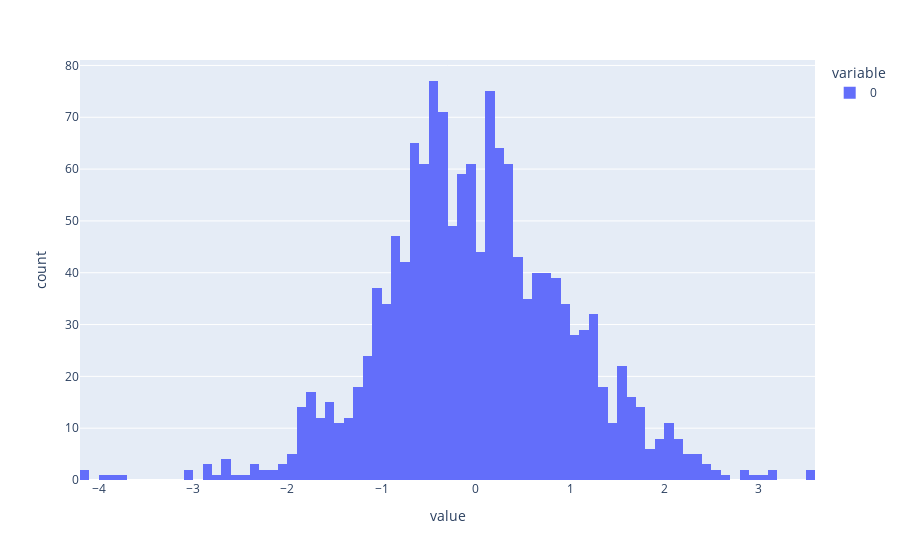

This figure's notebook cell:
### Code cell
power = preprocessing.PowerTransformer(method="box-cox")
power.fit_transform(df[["SalePrice"]])
px.histogram(power.fit_transform(df[["SalePrice"]]))

### Figure 1 — Plotly figure (JSON) as saved in the notebook; plotly's stock layout.template omitted (floating-point values rounded to 4 significant figures; data arrays with more than 128 entries replaced by an {"elided": "..."} marker saying what was removed)
{"data": [{"alignmentgroup": "True", "bingroup": "x", "hovertemplate": "variable=0<br>value=%{x}<br>count=%{y}<extra></extra>", "legendgroup": "0", "marker": {"color": "#636efa", "pattern": {"shape": ""}}, "name": "0", "offsetgroup": "0", "orientation": "v", "showlegend": true, "type": "histogram", "x": {"elided": "2919 float values"}, "xaxis": "x", "yaxis": "y"}], "layout": {"barmode": "relative", "legend": {"title": {"text": "variable"}, "tracegroupgap": 0}, "margin": {"t": 60}, "xaxis": {"anchor": "y", "domain": [0, 1], "title": {"text": "value"}}, "yaxis": {"anchor": "x", "domain": [0, 1], "title": {"text": "count"}}}}
